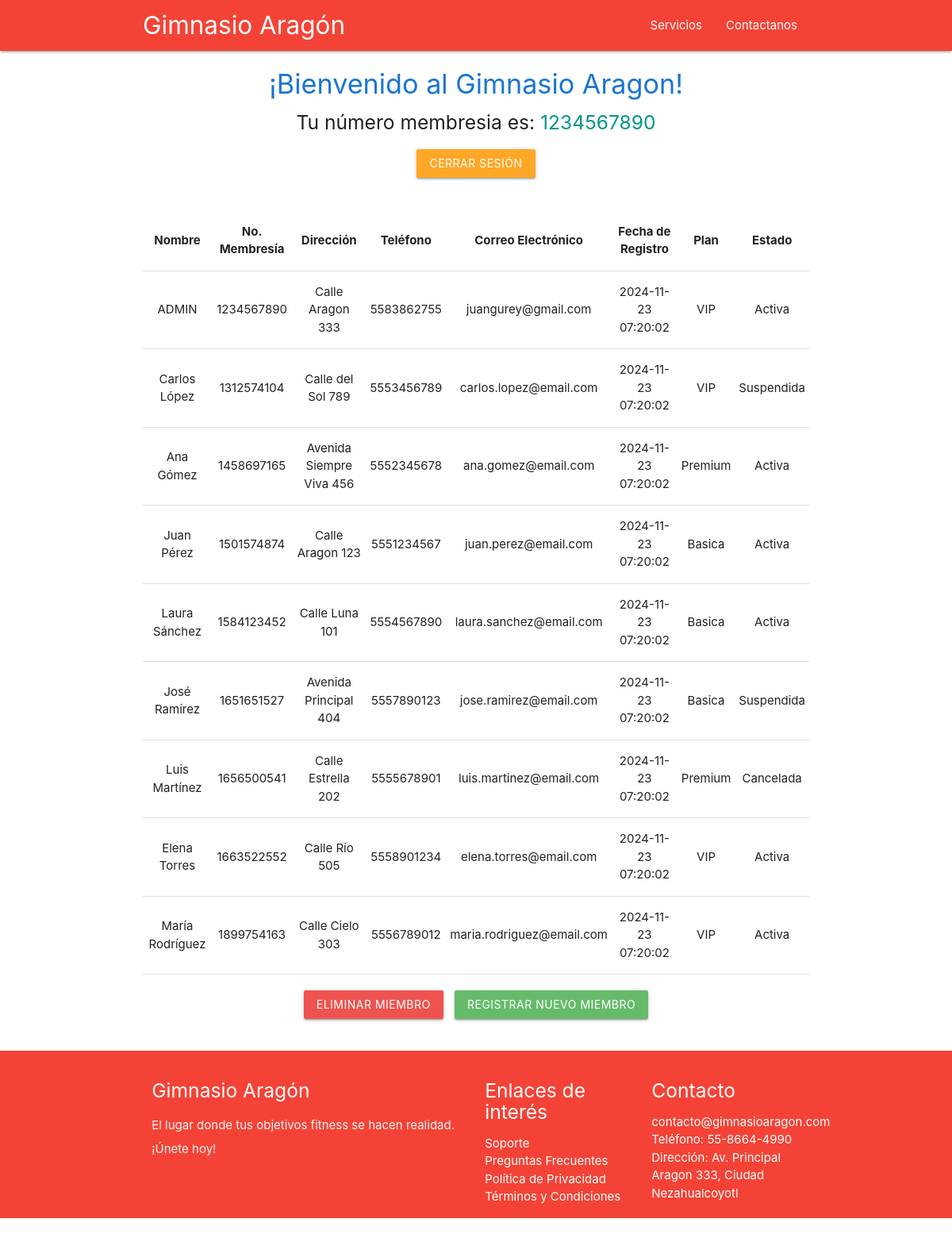
/principal.php (signed in), run on the app's committed database.
### tables this page shows
CREATE TABLE `miembro`(
        `id_miembro` INT(10) NOT NULL,
        `nombre` TEXT NOT NULL,
        `direccion` TEXT NOT NULL,
        `telefono` VARCHAR(10) NOT NULL,
        `email` TEXT NOT NULL,
        `fecha_nacimiento` DATE NOT NULL,
        `fecha_registro` DATETIME NOT NULL DEFAULT CURRENT_TIMESTAMP,
        `tipo_membresia` VARCHAR(20) NOT NULL COMMENT 'Ejemplo: Basica, Premium, VIP',
        `estado_cuenta` VARCHAR(15) NOT NULL DEFAULT 'Activa' COMMENT 'Activa, Suspendida, Cancelada',
        `password` VARCHAR(20) NOT NULL,
        
        PRIMARY KEY (`id_miembro`)
);

### principal.php (the view, shortened to what this page needs)
<?php include "./header.php"; ?>
<?php
$id_miembro = $_SESSION['id_miembro'];
echo "<div class='container center-align' style='margin-top: 20px;'>
        <h4 class='blue-text text-darken-2'>¡Bienvenido al Gimnasio Aragon!</h4>
        <h5>Tu número membresia es: <span class='teal-text'>$id_miembro</span></h5>
      </div>";
echo "<div class='container center-align' style='margin-top: 20px;'>
        <a href='Control/exit.php' class='btn waves-effect waves-light orange lighten-1'>Cerrar Sesión</a>
      </div>";
require "./Control/conexion.php";
mysqli_set_charset($conexion, 'utf8');
$consulta_sql = "SELECT * FROM miembro";
$resultado = $conexion->query($consulta_sql);
echo "<div class='container' style='overflow-x:auto; margin-top: 20px;'>
        <table class='highlight bordered responsive-table centered'>
            <thead>
                <tr>
                    <th>Nombre</th>
                    <th>No. Membresía</th>
                    <th>Dirección</th>
                    <th>Teléfono</th>
                    <th>Correo Electrónico</th>
                    <th>Fecha de Registro</th>
                    <th>Plan</th>
                    <th>Estado</th>
                </tr>
            </thead>
            <tbody>";
if (mysqli_num_rows($resultado) > 0) {
    while ($row = mysqli_fetch_assoc($resultado)) {
        echo "<tr>
                <td>" . htmlspecialchars($row['nombre']) . "</td>
                <td>" . htmlspecialchars($row['id_miembro']) . "</td>
                <td>" . htmlspecialchars($row['direccion']) . "</td>
                <td>" . htmlspecialchars($row['telefono']) . "</td>
                <td>" . htmlspecialchars($row['email']) . "</td>
                <td>" . htmlspecialchars($row['fecha_registro']) . "</td>
                <td>" . htmlspecialchars($row['tipo_membresia']) . "</td>
                <td>" . htmlspecialchars($row['estado_cuenta']) . "</td>
              </tr>";
    }
} else {
    echo "<h5 class='center-align red-text'>No hay registros disponibles</h5>";
}
echo "  </tbody>
      </table>
    </div>";
echo "<div class='container center-align' style='margin-top: 20px;'>
        <a href='eliminarUsuario.php' class='btn waves-effect waves-light red lighten-1' style='margin-right: 10px;'>Eliminar Miembro</a>
        <a href='registro.php' class='btn waves-effect waves-light green lighten-1'>Registrar Nuevo Miembro</a>
      </div>";
?>
<?php include "./footer.php"; ?>

### header.php (shortened to what this page needs)
<!DOCTYPE html>
<html lang="es">
<head>
  <link href="css/materialize.css" type="text/css" rel="stylesheet" media="screen,projection"/>
  <link href="css/style.css" type="text/css" rel="stylesheet" media="screen,projection"/>
</head>
<body>
<header class="header-section" style="margin-bottom: 20px;">
  <nav class="red" role="navigation">
    <div class="nav-wrapper container">
      <a id="logo-container" href="index.php" class="brand-logo">Gimnasio Aragón</a>
      <ul class="right hide-on-med-and-down">
        <li><a href="#">Servicios</a></li>
        <li><a href="mailto:contacto@gimnasioaragon.com">Contactanos</a></li>
      </ul>
    </div>
  </nav>
</header>

### footer.php (shortened to what this page needs)
<footer class="page-footer red" style="margin-top: 40px;">
    <div class="container">
        <div class="row">
            <div class="col l6 s12">
                <h5 class="white-text">Gimnasio Aragón</h5>
                <p class="grey-text text-lighten-4">El lugar donde tus objetivos fitness se hacen realidad. ¡Únete hoy!</p>
            </div>
            <div class="col l3 s12">
                <h5 class="white-text">Enlaces de interés</h5>
                <ul>
                    <li><a class="white-text" href="#!">Soporte</a></li>
                    <li><a class="white-text" href="#!">Preguntas Frecuentes</a></li>
                    <li><a class="white-text" href="#!">Política de Privacidad</a></li>
                    <li><a class="white-text" href="#!">Términos y Condiciones</a></li>
                </ul>
            </div>
            <div class="col l3 s12">
                <h5 class="white-text">Contacto</h5>
                <ul>
                    <li><a class="white-text" href="mailto:contacto@gimnasioaragon.com">contacto@gimnasioaragon.com</a></li>
                    <li><a class="white-text" href="#!">Teléfono: 55-8664-4990</a></li>
                    <li><a class="white-text" href="#!">Dirección: Av. Principal Aragon 333, Ciudad Nezahualcoyotl</a></li>
                </ul>
            </div>
        </div>
    </div>
</footer>
</body>
</html>
</body>
</html>

### css/style.css (style rules this page uses)
nav ul a { color: #ffffff; text-decoration: none; }
p { line-height: 2rem; }

### data on the page
miembro: nombre "ADMIN", id_miembro "1234567890", direccion "Calle Aragon 333", telefono "5583862755", email "juangurey@gmail.com", fecha_registro "2024-11-23 07:20:02", tipo_membresia "VIP", estado_cuenta "Activa"
miembro: nombre "Carlos López", id_miembro "1312574104", direccion "Calle del Sol 789", telefono "5553456789", email "carlos.lopez@email.com", fecha_registro "2024-11-23 07:20:02", tipo_membresia "VIP", estado_cuenta "Suspendida"
miembro: nombre "Ana Gómez", id_miembro "1458697165", direccion "Avenida Siempre Viva 456", telefono "5552345678", email "ana.gomez@email.com", fecha_registro "2024-11-23 07:20:02", tipo_membresia "Premium", estado_cuenta "Activa"
miembro: nombre "Juan Pérez", id_miembro "1501574874", direccion "Calle Aragon 123", telefono "5551234567", email "juan.perez@email.com", fecha_registro "2024-11-23 07:20:02", tipo_membresia "Basica", estado_cuenta "Activa"
miembro: nombre "Laura Sánchez", id_miembro "1584123452", direccion "Calle Luna 101", telefono "5554567890", email "laura.sanchez@email.com", fecha_registro "2024-11-23 07:20:02", tipo_membresia "Basica", estado_cuenta "Activa"
miembro: nombre "José Ramírez", id_miembro "1651651527", direccion "Avenida Principal 404", telefono "5557890123", email "jose.ramirez@email.com", fecha_registro "2024-11-23 07:20:02", tipo_membresia "Basica", estado_cuenta "Suspendida"
miembro: nombre "Luis Martínez", id_miembro "1656500541", direccion "Calle Estrella 202", telefono "5555678901", email "luis.martinez@email.com", fecha_registro "2024-11-23 07:20:02", tipo_membresia "Premium", estado_cuenta "Cancelada"
miembro: nombre "Elena Torres", id_miembro "1663522552", direccion "Calle Río 505", telefono "5558901234", email "elena.torres@email.com", fecha_registro "2024-11-23 07:20:02", tipo_membresia "VIP", estado_cuenta "Activa"
miembro: nombre "María Rodríguez", id_miembro "1899754163", direccion "Calle Cielo 303", telefono "5556789012", email "maria.rodriguez@email.com", fecha_registro "2024-11-23 07:20:02", tipo_membresia "VIP", estado_cuenta "Activa"

### other printed values
$id_miembro "1234567890"
